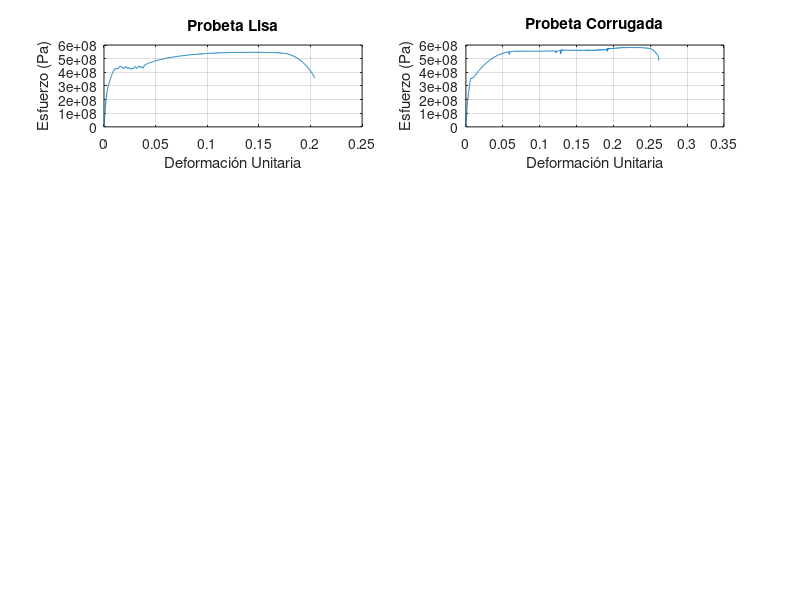

The MATLAB source for this figure: (Note: this script raises an error after producing the figure.)
%% Comandos iniciales 
% Para reiniciar variables y cerrar cualquier programa que aún se esté
% corriendo.

clear all;
close all;
clc;

%% Carga de datos
% Se asignan variables a los datos obtenidos durante la práctica de
% laboratorio.

load FuerzaLisa.dat;
FuerzaL = FuerzaLisa;

load ElongacionLisa.dat;
ElongacionL = ElongacionLisa;

load FuerzaCorrugada.dat;
FuerzaC = FuerzaCorrugada;

load ElongacionCorrugada.dat;
ElongacionC = ElongacionCorrugada;

%% Definición de variables
% Se definen los valores iniciales y finales de la probeta, así como
% conversiones de unidades.

% Materiales a comparar:
HierroGrisG1800_20 = 66e9;
HierroGrisG1800_30 = 97e9;

% Probeta Lisa
LIL = 0.1532; % Longitud inicial lisa
DIL = 0.00952; % Diámetro inicial lisa
AIL = pi * ((DIL/2)^2); % Área inicial lisa

LFL = 0.1845; % Longitud final lisa
DFL = 0.00568; % Diámetro final lisa
AFL = pi * ((DFL/2)^2); % Área final lisa


%Probeta corrugada
LIC = 0.1770; % Longitud inicial corrugada
DIC = 0.01043; % Diámetro inicial corrugada
AIC = pi * ((DIC/2)^2); % Área inicial corrugada

LFC = 0.2025; % Longitud final corrugada
DFC = 0.00642; % Diámetro final corrugada
AFC = pi * ((DFC/2)^2); % Área final corrugada

%% Obtención de las varaibles de esfuerzo y deformación 
% Ya que las variables dadas son fuerza y elongación, estas tienen que ser
% modificadas o transformadas en esfuerzo y deformación respectivamente,
% para así realmente poder generalizar el comportamiento de un material.

EsfuerzoL = FuerzaL./AIL; % Fuerza entre área
DeformacionL = ElongacionL./(LIL*1000); % Elongación o diferencial de longitud entre longitud inicial

EsfuerzoC = FuerzaC./AIC; % Fuerza entre área
DeformacionC = ElongacionC./(LIC*1000); % Elongación o diferencial de longitud entre longitud inicial

%% Gráficas de Esfuerzo-Deformación
% Ya que se tienen variables que pueden generalizar el comportamiento de un
% material, estas se van a graficar para determinar el comportamiento del
% material descrito

figure("name", "Diagramas de Esfuerzo-Deformación")
subplot (4,2,1);
plot (DeformacionL, EsfuerzoL);
title ("Probeta Lisa");
xlabel ("Deformación Unitaria");
ylabel ("Esfuerzo (Pa)");
grid on;
subplot (4,2,2);
plot (DeformacionC, EsfuerzoC);
title ("Probeta Corrugada");
xlabel ("Deformación Unitaria");
ylabel ("Esfuerzo (Pa)");
grid on;

%% Sección Elástica o Lineal:
% Para esta parte se van a filtrar los datos hasta donde se considere que
% sigue habiendo un comportamiento lineal, posteriormente se hará la
% reconstrucción de las demás áreas.

datosfiltradosL = eliminacion_de_ruido (DeformacionL, EsfuerzoL);
YoungL = lin (datosfiltradosL(:,1)', datosfiltradosL(:,2)');

datosfiltradosC = eliminacion_de_ruido (DeformacionC, EsfuerzoC);
YoungC = lin (datosfiltradosC(:,1)', datosfiltradosC(:,2)');

j = linspace(min(datosfiltradosL(:,1)), max(datosfiltradosL(:,1)), 2);
k = linspace(min(datosfiltradosC(:,1)), max(datosfiltradosC(:,1)), 2);

subplot (4,2,3);
hold on
plot (datosfiltradosL(:,1), datosfiltradosL(:,2));
plot (j, (YoungL(2) * j) + YoungL(1)); 
title ("Probeta Lisa: Sección Elástica");
xlabel ("Deformación Unitaria");
ylabel ("Esfuerzo (Pa)");
grid on;
hold off
subplot (4,2,4);
hold on
plot (datosfiltradosC(:,1), datosfiltradosC(:,2));
plot (k, (YoungC(2) * k) + YoungC(1)); 
title ("Probeta Corrugada: Sección elástica");
xlabel ("Deformación Unitaria");
ylabel ("Esfuerzo (Pa)");
grid on;
hold off

%% Medición de error en la sección elástica:
% Se van a definir el rango para el comportamiento elástico, así como el
% error con respecto a los valores deseados.

errorlisa = abs((YoungL(2) - HierroGrisG1800_30)/ YoungL(2));
errorcorrugada = abs((YoungC(2) - HierroGrisG1800_20)/ YoungC(2));

%% Zona entre el límite de de elasticidad y el límite aparente de elasticidad/ límite de fluencia
% Esta zona es mencionada muy pocas veces por los libros de texto, pero 
% como su nombre lo dice es una zona donde el comportamiento ya no es 100%
% elástico y termina con el límite superior de fluencia 

zonaxL = ult_punto(datosfiltradosL, DeformacionL, EsfuerzoL);
zonaxC = ult_punto(datosfiltradosC, DeformacionC, EsfuerzoC);

partecuadL = filtrozona(zonaxL);
partecuadC = filtrozona(zonaxC);

realvaparenteL = cuad(partecuadL);
realvaparenteC = cuad(partecuadC);

qx = @(q) realvaparenteL(1)*(q^2)+realvaparenteL(2)*(q)+realvaparenteL(3);
wx = @(w) realvaparenteC(1)*(w^2)+realvaparenteC(2)*(w)+realvaparenteC(3);

subplot (4,2,5);
hold on
plot (partecuadL(:,1), partecuadL(:,2));
fplot (qx, [partecuadL(1,1) partecuadL(length(partecuadL),1)]); 
title ("Probeta Lisa: Sección elastico-plástica");
xlabel ("Deformación Unitaria");
ylabel ("Esfuerzo (Pa)");
grid on;
hold off
subplot (4,2,6);
hold on
plot (partecuadC(:,1), partecuadC(:,2));
fplot (wx, [partecuadC(1,1) partecuadC(length(partecuadC),1)]);
title ("Probeta Corrugada: Sección elastico-plástica");
xlabel ("Deformación Unitaria");
ylabel ("Esfuerzo (Pa)");
grid on;
hold off

%% Meseta de fluencia:
% En esta parte, el material tiende a oscilar, ya que internamente las
% fuerzas y vibraciones necesitan estabilizarse, usualmente, los diagramas
% de esfuerzo-deformación tienen a graficar únicamente los límites superior
% e inferior

zonaxL = ult_punto(partecuadL, DeformacionL, EsfuerzoL);
zonaxC = ult_punto(partecuadC, DeformacionC, EsfuerzoC);

zonamesetaL = filtromeseta(zonaxL);
zonamesetaC = filtromeseta(zonaxC);

%mesetasuaveL = suave(zonamesetaL);
%mesetasuaveC = suave(zonamesetaC);
%% Impresión de resultados:
% Se imprimen todos los resultados obtenidos

fprintf("<strong>Análisis de los datos dados: </strong> \n\n");

fprintf("<strong>Sección elástica: </strong> \n");

fprintf(" Los datos del modelo lineal de la sección elástica de la probeta lisa son:\n  m = %2.4f GPa\n  b = %2.4f GPa\n  R²= %.4f\n  error relativo = %.4f\n\n" +...
    " Los datos del modelo lineal de la sección elástica de la probeta corrugada son:\n  m = %2.4f GPa\n  b = %2.4f GPa\n  R²= %.4f\n  error relativo = %.4f\n\n",...
    (YoungL(2)/1e9), (YoungL(1)/1e9), YoungL(3), errorlisa,(YoungC(2)/1e9), (YoungC(1)/1e9), YoungC(3), errorcorrugada);

fprintf("<strong>Sección elástico-plástica: </strong> \n");

fprintf(" Los datos del modelo cuadrático de la sección elastico-plástica de la probeta lisa son:\n  Coeficientes:\n   a = %.4f TPa\n   b = %.4f GPa\n   c = %.4f MPa\n  R² = %.4f\n\n"+...
   " Los datos del modelo cuadrático de la sección elastico-plástica de la probeta corrugada son:\n  Coeficientes:\n   a = %.4f TPa\n   b = %.4f GPa\n   c = %.4f MPa\n  R² = %.4f\n\n",...
   realvaparenteL(1)/1e12,realvaparenteL(2)/1e9,realvaparenteL(3)/1e6,realvaparenteL(4),realvaparenteC(1)/1e12,realvaparenteC(2)/1e9,realvaparenteC(3)/1e6,realvaparenteC(4));

fprintf("<strong>Meseta de fluencia: </strong> \n");


%% Funciones de apoyo:

% Función para eliminar el ruido de la sección lineal
function datosfiltrados = eliminacion_de_ruido (deformacion, esfuerzo)

n = numel(deformacion);
pendiente = [];
datosfiltrados = [];
j = 0;

for i = 1:n
    
    if deformacion(i) <= .002
        
        m = (esfuerzo(i+1) - esfuerzo(i))/ (deformacion(i+1) - deformacion(i));
        
        pendiente(i) = m;
        
        p = i;
        datosfiltrados(i,1) = deformacion(i);
        datosfiltrados(i,2) = esfuerzo(i);
        
    end
    
    if deformacion(i) > .002
        
        m = (esfuerzo(i+1,1) - esfuerzo(i,1))/ (deformacion(i+1,1) - deformacion(i,1));
        
        prom = mean(pendiente); 
        
        if abs((m-prom)/m) <= .65
            
            p = p+1;
            pendiente(p) = m;
            datosfiltrados(p,1) = deformacion(i);
            datosfiltrados(p,2) = esfuerzo(i);
            j = 0;
            
        else
            
            j = j+1;
            
        end
        
        if j == 50
            
           break
            
        end
        
    end
    
end

end

% Función para obtener la regresión lineal
function resultado = lin(x,y)
    
    lineo = [ones(length(x),1) x']\y';
    St = sum((y - mean(y)).^2);
    Sr = sum((((lineo(2)*x)+lineo(1)) - y).^2);
    r2 = (St- Sr)/St;
    resultado = [lineo(1) lineo(2) r2];
        
end

% Función que corta la lista de datos desde el último punto en el que se
% quedó
function puntosfaltantes = ult_punto (filtrados, x, y)
    m = size(filtrados);
    puntosfaltantes=[];
    t = 0;
    
    for i = 1:numel(x)
        p=i;
        if filtrados(m(1),1) == x(i,1)
            break
        end
    end
    
    for j = p:numel(x)
        t = t+1;
        puntosfaltantes(t,1)= x(j);
        puntosfaltantes(t,2)= y(j);
    end
    
end

% Filtrar datos entre el límite real y el aparente
function zonaestudio =   filtrozona(zona)

    m = size(zona);
    j = 0;
    p=1;

    for i = 2: m(1)
        
        if zona(i,2)> zona((i-1),2)
        
            zonaestudio(p,1) = zona(i,1);
            zonaestudio(p,2) = zona(i,2);
            p = p+1;
            j = 0;
            
        end
        j = j+1;
        if j == 3
            
            break
            
        end
    end

end

% Función para realizar una reegresión cuadrática junto con R²
function modelocuad = cuad(zona)

    x = zona(:,1);
    y = zona(:,2);
    coeficientes = polyfit( x, y, 2);
    St = sum((y - mean(y)).^2);
    yp = polyval(coeficientes,x);
    Sr = sum((yp - y).^2);
    r2 = (St- Sr)/St;
    modelocuad = [coeficientes(1) coeficientes(2) coeficientes(3) r2];

end

% Función para filtrar el rango donde está la meseta de fluencia
function zonameseta = filtromeseta(zona)
    f = 0;
    zonameseta = [];

    for i = 1:length(zona)
        
        if zona(i+1,2) > zona(i,2)
            
            f= f+1;
            
        end
        
        if f == 100
            
            break
            
        end
        
        zonameseta (i,1) = zona(i,1);
        zonameseta (i,2) = zona(i,2);
        
    end
    
end

% Función para suavizar la meseta de fluencia
function meseta = suave(zona)

init = zona(1,:);
min = [];
max = [];
min(2) = zona(1,2);
max(2) = zona(1,2);

 for i = 1:length(zona)
     
     if zona(i,2) > max
         
         max(1) = zona(i,1);
         max(2) = zona(i,2);
     
     end
     
     if zona(i,2) < min
         
         min(1) = zona(i,1);
         min(2) = zona(i,2);
     
     end
     
 end
 
end